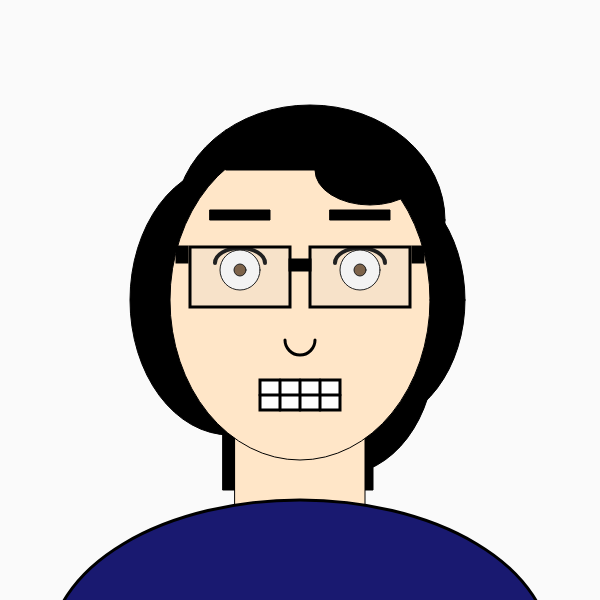
Frame 1 (no input)
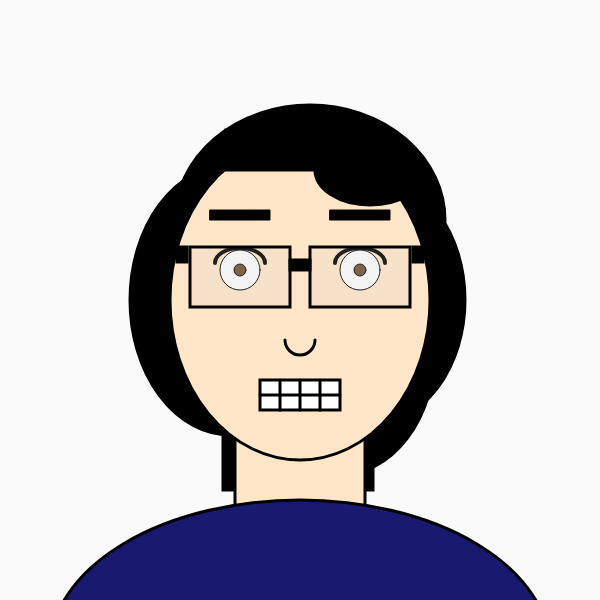
Frame 60 (no input)
Frame 120 (the mouse pressed at the canvas centre since frame 60): identical to frame 60, image omitted

The p5.js sketch that drew these frames (run headless with seeded random() and noise() and a simulated clock; from frame 60 on, the mouse is pressed at the canvas centre):

// p5.js sketch
// ── sketch.js
function setup() {
  createCanvas(600, 600);
  angleMode(DEGREES)
}
  
  // try to exaggerate facial features

function draw() {
  background(250);
  
  //back hair
  fill(0)
  rect(223,290,150,200)
  ellipse(310,220,270,230)
  ellipse(230,300,200,270)
  ellipse(370,300,190,250)
  ellipse(340,350,190,250)
    
  //neck
  fill(255, 230, 200)
  rect(235,400,130,140)
  
  // HEAD
  fill(255, 230, 200);
  ellipse(300, 300, 260, 320);
  
  //front hair
  fill(0)
  ellipse(370,170,110,70)
  rect(226,130,120,40)
  
  //eye
  fill(250)
  strokeWeight(1)
  ellipse(240,270,40,40);
  ellipse(360,270,40,40)
  fill(110, 79, 50)
  ellipse(240,270,12,12)
  ellipse(360,270,12,12)
  fill(0)
  rect(210,210,60,10)
  rect(330,210,60,10)
  fill(0,0)
  strokeWeight(4)
  arc(240, 263, 50, 30, 180, 0)
  arc(360, 263, 50, 30, 180, 0)
  
  //glasses
  fill(200,40)
  //stroke(220)
  strokeWeight(3)
  rect(190,247,100,60)
  rect(310,247,100,60)
  fill(0)
  rect(290,260,20,10)
  rect(177,247,10,15)
  rect(413,247,10,15)
  
  //nose
  fill(255, 230, 200)
  arc(300, 340, 30, 30, 0, 180)
  
  //mouth
  fill(255)
  strokeWeight(3)
  rect(260,380,80,30)
  line(260,395,340,395)
  line(280,380,280,410)
  line(320,380,320,410)
  line(300,380,300,410)
  
  //body
  fill(25, 25, 112)
  ellipse(300,650,500,300)
  
  }
